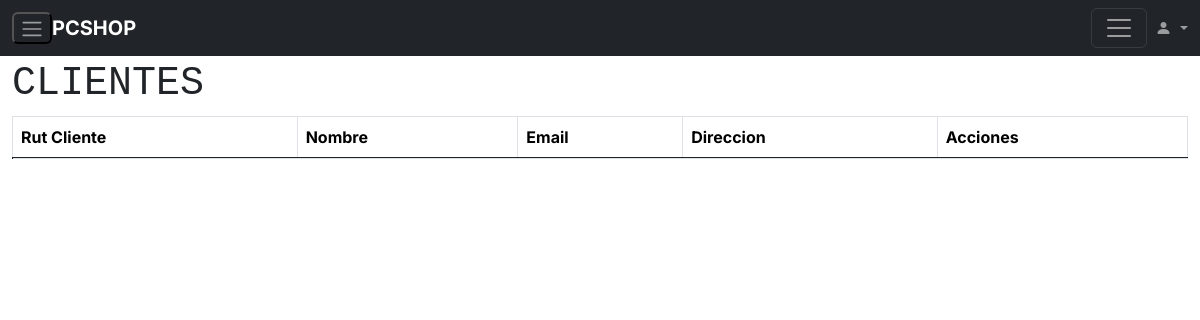
Page /dashboard/cliente (signed in) on the earlier database version.
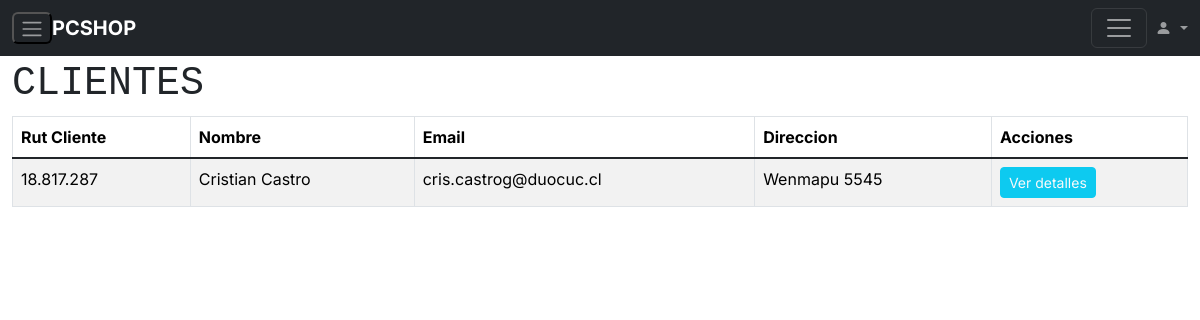
Same page on the later database version.
### aplicacion/models.py (models this page shows)
class Cliente(models.Model):
    email=models.EmailField(primary_key=True, verbose_name='E-mail', null=False)
    rut=models.CharField(max_length=10, null = True)
    nombre=models.CharField(max_length=50, null=True)
    direccion=models.CharField(max_length=500, null=True)

### aplicacion/views.py (the view)
# urls.py: path('dashboard/cliente', listaClientes, name='cliente'),
@staff_member_required
def listaClientes(request):
    clientes=Cliente.objects.all()
    datos={
        "clientes":clientes
    }
    return render(request,'aplicacion/dashboard/listaclientes.html', datos)

### aplicacion/templates/aplicacion/dashboard/listaclientes.html (shortened to what this page needs)
{% load static%}
<!DOCTYPE html>
<html lang="en">
<head>
    <link href="https://cdn.jsdelivr.net/npm/bootstrap@5.3.3/dist/css/bootstrap.min.css" rel="stylesheet">
    <link rel="stylesheet" href="https://cdn.jsdelivr.net/npm/bootstrap-icons@1.11.3/font/bootstrap-icons.min.css">
    <link rel="stylesheet" href="{% static "aplicacion/css/style.css" %}">
</head>
<body>
  {% include "aplicacion/dashboard/navbar.html"%}
<div class="container-fluid" style="margin-top: 5vw;">
  <H1 class="font-monospace  text-uppercase">Clientes</H1>
    <table class="table table-bordered table-striped">
        <thead>
            <tr>
              <th scope="col">Rut Cliente</th>
              <th scope="col">Nombre</th>
              <th scope="col">Email</th>
              <th scope="col">Direccion</th>
              <th scope="col">Acciones</th>
            </tr>
        </thead>
        <tbody class="table-group-divider">
          {% for p in clientes %}
          <td>{{p.rut}}</td>
          <td>{{p.nombre}}</td>
          <td>{{p.email}}</td>
          <td>{{p.direccion}}</td>
          <td><a href="{% url "usuario" p.rut %}" role="button" class="btn btn-info btn-sm text-light">Ver detalles</a></td>
          {% endfor %}
        </tbody>
      </table>
    </div>
</html>

Differences in the rows shown:
added Cliente: rut "18.817.287", nombre "Cristian Castro", email "cris.castrog@duocuc.cl", direccion "Wenmapu 5545"
